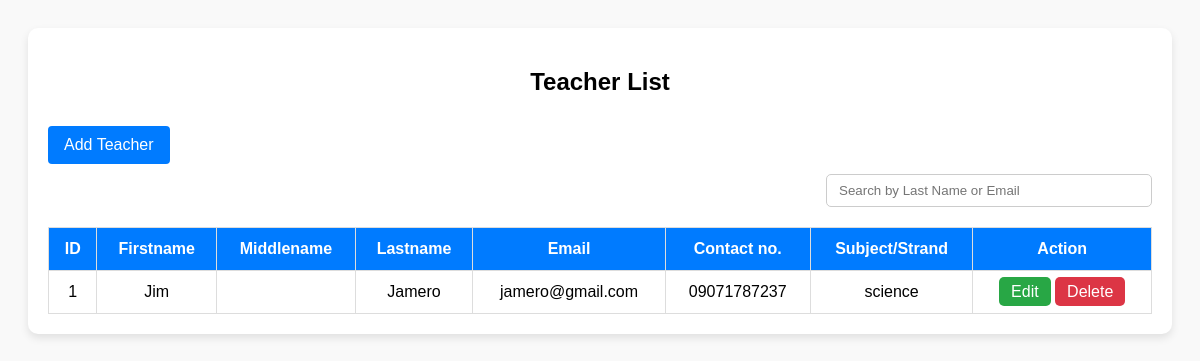
The page /teachers.php on the database as committed earlier.
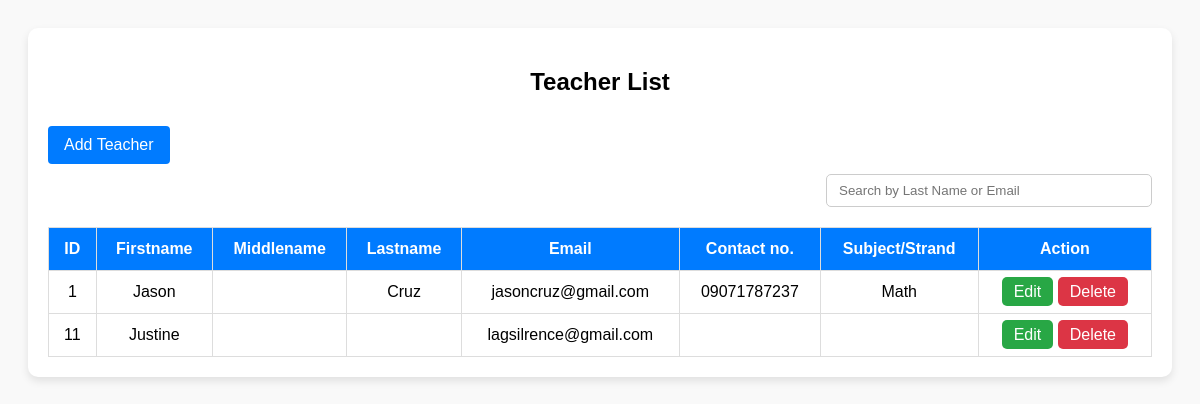
The same page on the database as committed later.
### tables this page shows
CREATE TABLE `teachers` (
  `id` int(11) NOT NULL,
  `fName` varchar(100) NOT NULL,
  `mName` varchar(100) DEFAULT NULL,
  `lName` varchar(100) NOT NULL,
  `email` varchar(100) NOT NULL,
  `contact` varchar(20) DEFAULT NULL,
  `subject` varchar(100) DEFAULT NULL
);

### teachers.php (the view, shortened to what this page needs)
<?php
include 'db.php';
$result = $conn->query("SELECT * FROM teachers");
?>
<!DOCTYPE html>
<html lang="en">
<head>
  <link rel="stylesheet" href="addstudent.css">
</head>
<body>
  <div class="container">
    <h2>Teacher List</h2>
    <a href="add_teacher.php" class="btn btn-add-teacher">Add Teacher</a>
    <div class="search-bar">
      <input type="text" id="searchInput" placeholder="Search by Last Name or Email" onkeyup="searchTable()">
    </div>
    <table id="studentTable">
      <thead>
        <tr>
          <th>ID</th>
          <th>Firstname</th>
          <th>Middlename</th>
          <th>Lastname</th>
          <th>Email</th>
          <th>Contact no.</th>
          <th>Subject/Strand</th>
          <th>Action</th>
        </tr>
      </thead>
      <tbody>
        <?php while ($row = $result->fetch_assoc()): ?>
        <tr>
          <td><?= htmlspecialchars($row['id']) ?></td>
          <td><?= htmlspecialchars($row['fName']) ?></td>
          <td><?= htmlspecialchars($row['mName']) ?></td>
          <td><?= htmlspecialchars($row['lName']) ?></td>
          <td><?= htmlspecialchars($row['email']) ?></td>
          <td><?= htmlspecialchars($row['contact']) ?></td>
          <td><?= htmlspecialchars($row['subject']) ?></td>
          <td>
            <a href="#" class="btn btn-edit" data-id="<?= $row['id'] ?>">Edit</a>
            <a href="?delete_id=<?= $row['id'] ?>" class="btn btn-delete" onclick="return confirm('Are you sure you want to delete this teacher?')">Delete</a>
          </td>
        </tr>
        <?php endwhile; ?>
      </tbody>
    </table>
  </div>
</body>
</html>

Rows that differ between the two databases and show on the page:
changed teachers id 1: fName "Jim" → "Jason"; lName "Jamero" → "Cruz"; email "jamero@gmail.com" → "jasoncruz@gmail.com"; subject "science" → "Math"
added teachers: id "11", fName "Justine", email "lagsilrence@gmail.com"
